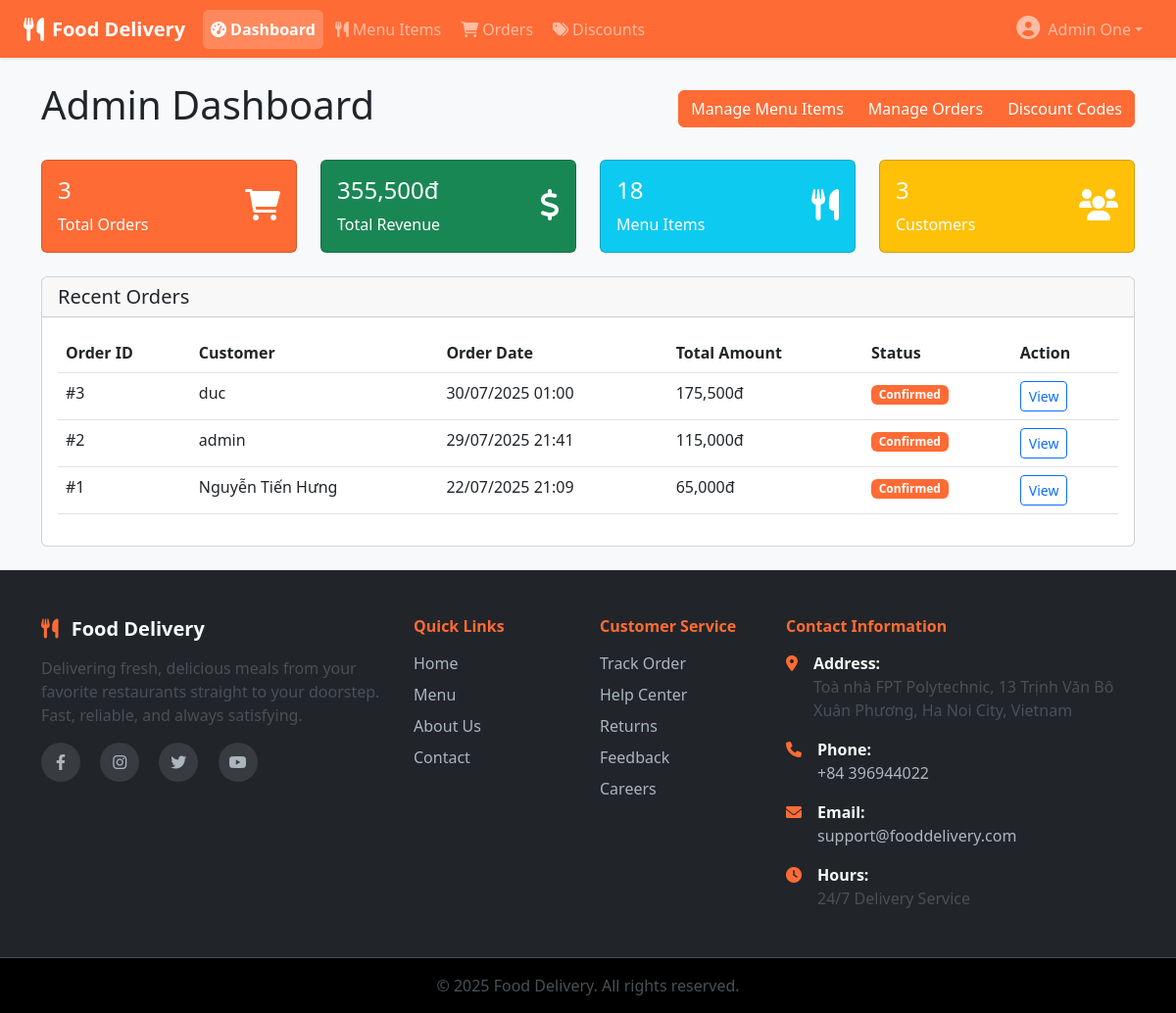
/admin/index.php (signed in), run on the app's committed database.
### tables this page shows
CREATE TABLE `orders` (
  `order_id` int(11) NOT NULL,
  `user_id` int(11) DEFAULT NULL,
  `order_date` timestamp NOT NULL DEFAULT current_timestamp(),
  `total_price` decimal(10,2) DEFAULT 0.00,
  `delivery_address` text DEFAULT NULL,
  `delivery_city` varchar(100) DEFAULT NULL,
  `delivery_state` varchar(100) DEFAULT NULL,
  `delivery_postal_code` varchar(20) DEFAULT NULL,
  `delivery_country` varchar(100) DEFAULT NULL,
  `delivery_notes` text DEFAULT NULL,
  `status` enum('pending','confirmed','delivered','cancelled') DEFAULT 'pending',
  `discount_code` varchar(50) DEFAULT NULL
);

CREATE TABLE `users` (
  `user_id` int(11) NOT NULL,
  `username` varchar(50) NOT NULL,
  `password_hash` varchar(255) NOT NULL,
  `email` varchar(100) DEFAULT NULL,
  `full_name` varchar(100) DEFAULT NULL,
  `phone` varchar(20) DEFAULT NULL,
  `role` enum('customer','admin') DEFAULT 'customer',
  `created_at` timestamp NOT NULL DEFAULT current_timestamp()
);

### admin/index.php (the view, shortened to what this page needs)
<?php
include '../includes/header.php';
$stats = [];
$query = "SELECT COUNT(*) as total FROM orders";
$stmt = $db->prepare($query);
$stmt->execute();
$stats['total_orders'] = $stmt->fetch(PDO::FETCH_ASSOC)['total'];
$query = "SELECT SUM(total_price) as total FROM orders WHERE status != 'cancelled'";
$stmt = $db->prepare($query);
$stmt->execute();
$stats['total_revenue'] = $stmt->fetch(PDO::FETCH_ASSOC)['total'] ?? 0;
$query = "SELECT COUNT(*) as total FROM menu_items";
$stmt = $db->prepare($query);
$stmt->execute();
$stats['total_items'] = $stmt->fetch(PDO::FETCH_ASSOC)['total'];
$query = "SELECT COUNT(*) as total FROM users WHERE role = 'customer'";
$stmt = $db->prepare($query);
$stmt->execute();
$stats['total_users'] = $stmt->fetch(PDO::FETCH_ASSOC)['total'];
$query = "SELECT o.*, u.full_name FROM orders o
          JOIN users u ON o.user_id = u.user_id
          ORDER BY o.order_date DESC LIMIT 5";
$stmt = $db->prepare($query);
$stmt->execute();
$recent_orders = $stmt->fetchAll(PDO::FETCH_ASSOC);
?>
<div class="container my-4">
    <div class="d-flex justify-content-between align-items-center mb-4">
        <h1>Admin Dashboard</h1>
        <div class="btn-group">
            <a href="menu_items.php" class="btn btn-primary">Manage Menu Items</a>
            <a href="orders.php" class="btn btn-primary">Manage Orders</a>
            <a href="discounts.php" class="btn btn-primary">Discount Codes</a>
        </div>
    </div>
    <div class="row mb-4">
        <div class="col-md-3">
            <div class="card bg-primary text-white">
                <div class="card-body">
                    <div class="d-flex justify-content-between">
                        <div>
                            <h4><?php echo number_format($stats['total_orders']); ?></h4>
                            <p class="mb-0">Total Orders</p>
                        </div>
                        <div class="align-self-center">
                            <i class="fas fa-shopping-cart fa-2x"></i>
                        </div>
                    </div>
                </div>
            </div>
        </div>
        <div class="col-md-3">
            <div class="card bg-success text-white">
                <div class="card-body">
                    <div class="d-flex justify-content-between">
                        <div>
                            <h4><?php echo number_format($stats['total_revenue']); ?>đ</h4>
                            <p class="mb-0">Total Revenue</p>
                        </div>
                        <div class="align-self-center">
                            <i class="fas fa-dollar-sign fa-2x"></i>
                        </div>
                    </div>
                </div>
            </div>
        </div>
        <div class="col-md-3">
            <div class="card bg-info text-white">
                <div class="card-body">
                    <div class="d-flex justify-content-between">
                        <div>
                            <h4><?php echo number_format($stats['total_items']); ?></h4>
                            <p class="mb-0">Menu Items</p>
                        </div>
                        <div class="align-self-center">
                            <i class="fas fa-utensils fa-2x"></i>
                        </div>
                    </div>
                </div>
            </div>
        </div>
        <div class="col-md-3">
            <div class="card bg-warning text-white">
                <div class="card-body">
                    <div class="d-flex justify-content-between">
                        <div>
                            <h4><?php echo number_format($stats['total_users']); ?></h4>
                            <p class="mb-0">Customers</p>
                        </div>
                        <div class="align-self-center">
                            <i class="fas fa-users fa-2x"></i>
                        </div>
                    </div>
                </div>
            </div>
        </div>
    </div>
    <div class="card">
        <div class="card-header">
            <h5 class="mb-0">Recent Orders</h5>
        </div>
        <div class="card-body">
            <?php if (empty($recent_orders)): ?>
                <p class="text-muted">No orders yet</p>
            <?php else: ?>
                <div class="table-responsive">
                    <table class="table table-hover">
                        <thead>
                            <tr>
                                <th>Order ID</th>
                                <th>Customer</th>
                                <th>Order Date</th>
                                <th>Total Amount</th>
                                <th>Status</th>
                                <th>Action</th>
                            </tr>
                        </thead>
                        <tbody>
                            <?php foreach ($recent_orders as $order): ?>
                            <tr>
                                <td>#<?php echo $order['order_id']; ?></td>
                                <td><?php echo htmlspecialchars($order['full_name']); ?></td>
                                <td><?php echo date('d/m/Y H:i', strtotime($order['order_date'])); ?></td>
                                <td><?php echo number_format($order['total_price']); ?>đ</td>
                                <td>
                                    <span class="badge bg-<?php
                                        echo $order['status'] == 'delivered' ? 'success' :
                                            ($order['status'] == 'confirmed' ? 'primary' :
                                            ($order['status'] == 'cancelled' ? 'danger' : 'warning'));
                                    ?>">
                                        <?php
                                        $status_text = [
                                            'pending' => 'Pending',
                                            'confirmed' => 'Confirmed',
                                            'delivered' => 'Delivered',
                                            'cancelled' => 'Cancelled'
                                        ];
                                        echo $status_text[$order['status']];
                                        ?>
                                    </span>
                                </td>
                                <td>
                                    <a href="orders.php?view=<?php echo $order['order_id']; ?>"
                                       class="btn btn-sm btn-outline-primary">View</a>
                                </td>
                            </tr>
                            <?php endforeach; ?>
                        </tbody>
                    </table>
                </div>
            <?php endif; ?>
        </div>
    </div>
</div>
<?php include '../includes/footer.php'; ?>

### data on the page
orders: order_id "3", user.full_name "duc", order_date "30/07/2025 01:00", total_price "175,500", status "Confirmed"
orders: order_id "2", user.full_name "admin", order_date "29/07/2025 21:41", total_price "115,000", status "Confirmed"
orders: order_id "1", user.full_name "Nguyễn Tiến Hưng", order_date "22/07/2025 21:09", total_price "65,000", status "Confirmed"

### other printed values
$_SESSION['full_name'] "Admin One"
$stats['total_orders'] "3"
$stats['total_revenue'] "355,500"
$stats['total_items'] "18"
$stats['total_users'] "3"
